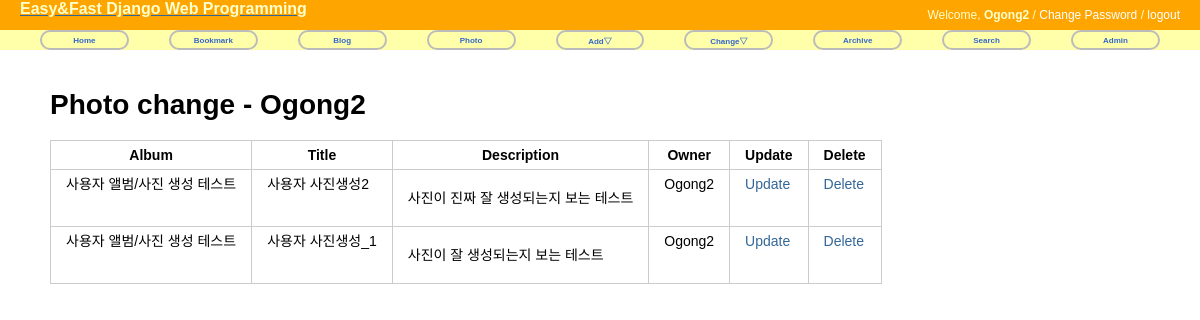
Before: /photo/photo/change/ (signed in) with the older database file.
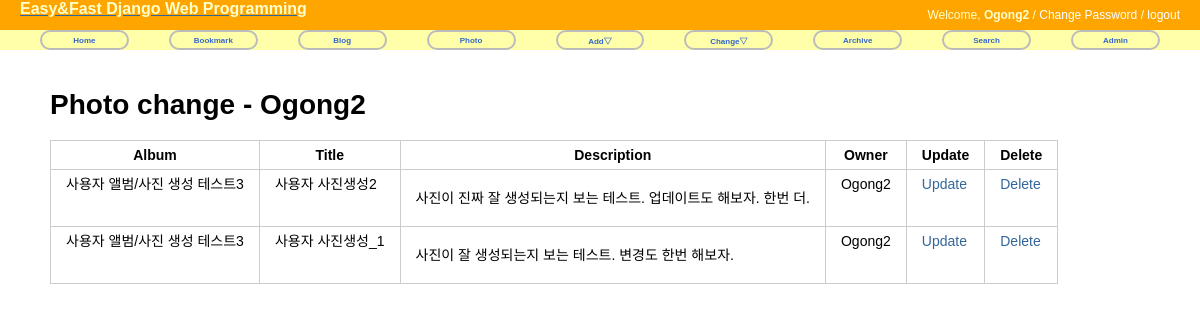
After: the same page with the newer database file.
### photo/models.py (models this page shows, shortened)
@python_2_unicode_compatible
class Photo(models.Model): #db에는 경로만 저장되고 파일을 media폴더에 저장된다.
    album = models.ForeignKey(Album, on_delete=models.CASCADE) #앨범테이블에 연결된 외래키.
    title = models.CharField(max_length=50)
    image = ThumbnailImageField(upload_to='photo/%Y/%m')
    description = models.TextField('Photo Description', blank=True)
    upload_date = models.DateTimeField('Upload Date', auto_now_add=True)
    owner = models.ForeignKey(User, null=True, on_delete=models.CASCADE)
    class Meta:#필드속성 외에 필요한 테이블의 파라미터를 정의하기 위해, 내부클래스 선언(이또한 상속받는 것)
        ordering = ['title'] #모델객체의 리스트 출력시 이름기준 오름차순으로

@python_2_unicode_compatible
class Album(models.Model):#앨범과 포토의 관계는 1:N관계. 포토에서는 앨범의 Foreign키로 앨범에 대한 소속 구분
    name = models.CharField(max_length=50)
    description = models.CharField('One Line Description', max_length=100, blank=True)
    owner = models.ForeignKey(User, null=True, on_delete=models.CASCADE)
    class Meta:#필드속성 외에 필요한 테이블의 파라미터를 정의하기 위해, 내부클래스 선언(이또한 상속받는 것)
        ordering = ['name'] #모델객체의 리스트 출력시 이름순(오름차순)으로 정렬
    def __str__(self):
        return self.name #어디서는 Album테이블의 객체를 호출하면, 그 객체의 name값을 표시하라.

### photo/views.py (the view)
# urls.py: path('photo/change/', views.PhotoChangeLV.as_view(), name='photo_change'),
class PhotoChangeLV(LoginRequiredMixin, ListView):
    model = Photo
    template_name = 'photo/photo_change_list.html'
    def get_queryset(self):#현재 로그인된 사용자가 owner로 되어 있는 리스트만 뽑아내 리스트로 보여줌
        return Photo.objects.filter(owner=self.request.user)

### photo/templates/photo/photo_change_list.html (shortened to what this page needs)
{% extends 'base.html' %}
{% load static %}
{% block extrastyle %}{% static "css/form.css" %}{% endblock %}
{% block content %}
<div id="content">
    <h1>Photo change - {{user}}</h1>
    <table class="change-list">
        <tr>
            <th>Album</th>
            <th>Title</th>
            <th>Description</th>
            <th>Owner</th>
            <th>Update</th>
            <th>Delete</th>
        </tr>
        {% for item in object_list %}
        <tr>
            <td>{{item.album}}</td>
            <td>{{item.title}}</td>
            <td>{{item.description|linebreaks}}</td>
            <td>{{item.owner}}</td>
            <td><a href="{% url 'photo:photo_update' item.id%}">Update</a></td>
            <td><a href="{% url 'photo:photo_delete' item.id%}">Delete</a></td>
        </tr>
        {% endfor %}
    </table>
</div>
{% endblock %}

Changed rows visible on the page:
changed Photo "사용자 사진생성2": album "사용자 앨범/사진 생성 테스트" → "사용자 앨범/사진 생성 테스트3"; description "사진이 진짜 잘 생성되는지 보는 테스트" → "사진이 진짜 잘 생성되는지 보는 테스트. 업데이트도 해보자. 한번 더."
changed Photo "사용자 사진생성_1": album "사용자 앨범/사진 생성 테스트" → "사용자 앨범/사진 생성 테스트3"; description "사진이 잘 생성되는지 보는 테스트" → "사진이 잘 생성되는지 보는 테스트. 변경도 한번 해보자."
